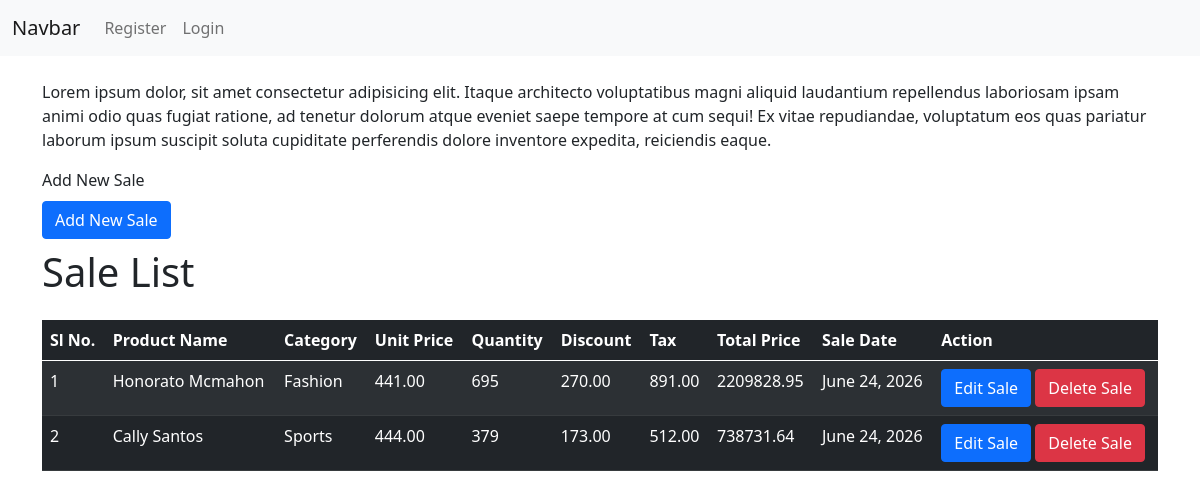
/sale-list/, run on the app's committed database.
### Sales_Management/models.py (models this page shows, shortened)
class SaleModel(models.Model):
    product_name = models.CharField(max_length=255, null=True)
    category = models.ForeignKey(
        CategoryModel,
        on_delete=models.CASCADE,
        null=True, blank=True,
        related_name='cat'
    )
    unit_price = models.DecimalField(max_digits=10, decimal_places=2, null=True)
    quantity = models.PositiveIntegerField(null=True)
    discount_percent = models.DecimalField(max_digits=5, decimal_places=2, default=0, null=True)
    tax_percent = models.DecimalField(max_digits=5, decimal_places=2, default=0, null=True)
    total_price = models.DecimalField(max_digits=12, decimal_places=2, null=True, blank=True)
    sale_date = models.DateField(auto_now_add=True)

class CategoryModel(models.Model):
    name = models.CharField(max_length=255, null=True)

### Sales_Management/views.py (the view)
# urls.py: path('sale-list/', sale_list, name='sale_list'),
def sale_list(request):
    sale_data = SaleModel.objects.all()
    context = {
        'sale' : sale_data,
    }
    return render(request, 'sale/sale_list.html', context)

### Sales_Management/templates/sale/sale_list.html (shortened to what this page needs)
{% extends 'master/base.html' %}
{% block body %}
  <div class="mt-4">
    <p>Lorem ipsum dolor, sit amet consectetur adipisicing elit. Itaque architecto voluptatibus magni aliquid laudantium repellendus laboriosam ipsam animi odio quas fugiat ratione, ad tenetur dolorum atque eveniet saepe tempore at cum sequi! Ex vitae repudiandae, voluptatum eos quas pariatur laborum ipsum suscipit soluta cupiditate perferendis dolore inventore expedita, reiciendis eaque.</p>
  </div>
  <div class="mt-3">
    <label for="">Add New Sale</label>
    <h1><a href="{% url 'add_sale' %}" class="btn btn-primary">Add New Sale</a></h1>
  </div>
  <h1>Sale List</h1>
  <div class="mt-4">
    <table class="table table-dark table-striped">
      <thead>
        <tr>
          <th>Sl No.</th>
          <th>Product Name</th>
          <th>Category</th>
          <th>Unit Price</th>
          <th>Quantity</th>
          <th>Discount</th>
          <th>Tax</th>
          <th>Total Price</th>
          <th>Sale Date</th>
          <th>Action</th>
        </tr>
      </thead>
      <tbody>
        {% for s in sale %}
          <tr>
            <td>{{ forloop.counter }}</td>
            <td>{{ s.product_name }}</td>
            <td>{{ s.category.name }}</td>
            <td>{{ s.unit_price }}</td>
            <td>{{ s.quantity }}</td>
            <td>{{ s.discount_percent }}</td>
            <td>{{ s.tax_percent }}</td>
            <td>{{ s.total_price }}</td>
            <td>{{ s.sale_date }}</td>
            <td>
              <a href="{% url 'update_sale' s.id %}" class="btn btn-primary">Edit Sale</a>
              <a href="{% url 'delete_sale' s.id %}" class="btn btn-danger">Delete Sale</a>
            </td>
          </tr>
        {% endfor %}
      </tbody>
    </table>
  </div>
{% endblock %}

### Sales_Management/templates/master/base.html (shortened to what this page needs)
<!DOCTYPE html>
<html lang="en">
  <head>
    <link href="https://cdn.jsdelivr.net/npm/bootstrap@5.0.2/dist/css/bootstrap.min.css" rel="stylesheet" />
  </head>
  <body>
    {% include 'master/nav.html' %}
    <div class="container">
      {% block body %}
      {% endblock %}
    </div>
  </body>
</html>

### Sales_Management/templates/master/nav.html (shortened to what this page needs)
<nav class="navbar navbar-expand-lg navbar-light bg-light">
  <div class="container-fluid">
    <a class="navbar-brand">Navbar</a>
    <div class="collapse navbar-collapse" id="navbarNav">
      <ul class="navbar-nav">
        {% if request.user.is_authenticated %}
          <li class="nav-item">
            <a class="nav-link active" aria-current="page" href="{% url 'dash_board' %}">Dash Board</a>
          </li>
          <li class="nav-item">
            <a class="nav-link" href="{% url 'sale_list' %}">Sale List</a>
          </li>
          <li class="nav-item">
            <a class="nav-link" href="{% url 'logout_view' %}">Log Out</a>
          </li>
        {% else %}
          <li class="nav-item">
            <a class="nav-link" href="{% url 'register_view' %}">Register</a>
          </li>
          <li class="nav-item">
            <a class="nav-link" href="{% url 'login_view' %}">Login</a>
          </li>
        {% endif %}
      </ul>
    </div>
  </div>
</nav>

### data on the page
SaleModel: product_name "Honorato Mcmahon", category.name "Fashion", unit_price "441.00", quantity "695", discount_percent "270.00", tax_percent "891.00", total_price "2209828.95", sale_date "June 24, 2026"
SaleModel: product_name "Cally Santos", category.name "Sports", unit_price "444.00", quantity "379", discount_percent "173.00", tax_percent "512.00", total_price "738731.64", sale_date "June 24, 2026"
